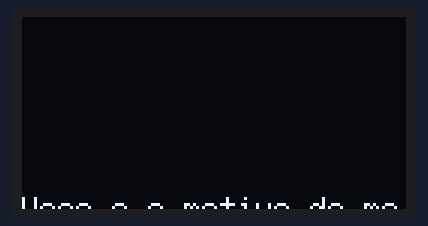
Simulated run of this sketch. Board: ESP32. Shown: 128×64 one-colour display.

Above: at 0.35 s.
At 1.14 s:
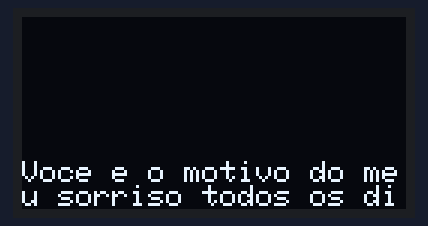
At 2.05 s:
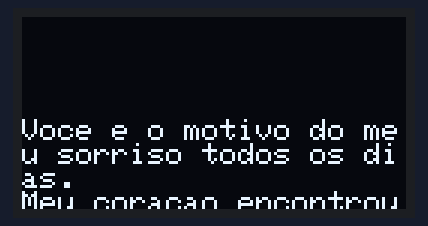
At 3.89 s:
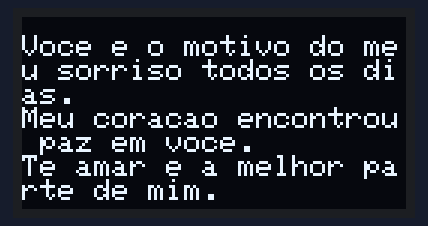
At 5.73 s:
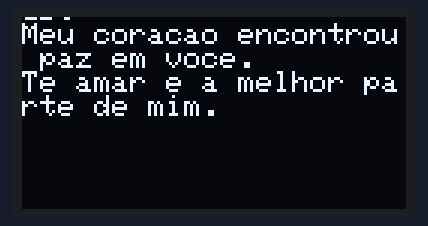
At 7.57 s:
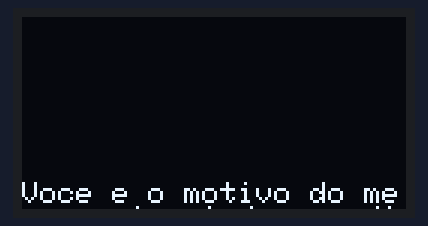

The sketch:

display_frase.ino
```cpp
#include <Wire.h>
#include <Adafruit_GFX.h>
#include <Adafruit_SSD1306.h>

// ================= DISPLAY =================
#define SCREEN_WIDTH 128
#define SCREEN_HEIGHT 64
#define OLED_RESET -1
#define OLED_ADDR 0x3C

#define SDA_PIN 21
#define SCL_PIN 22

Adafruit_SSD1306 display(SCREEN_WIDTH, SCREEN_HEIGHT, &Wire, OLED_RESET);

// ================= TEXTO APAIXONADO =================
const char* mensagem =
  "Voce e o motivo do meu sorriso todos os dias.\n"
  "Meu coracao encontrou paz em voce.\n"
  "Te amar e a melhor parte de mim.";   // <-- PONTO E VÍRGULA AQUI ✅

int yScroll = SCREEN_HEIGHT;

void setup() {
  Wire.begin(SDA_PIN, SCL_PIN);

  if (!display.begin(SSD1306_SWITCHCAPVCC, OLED_ADDR)) {
    while (true);
  }

  display.clearDisplay();
  display.display();
}

void loop() {
  display.clearDisplay();

  display.setTextSize(1);
  display.setTextColor(SSD1306_WHITE);
  display.setCursor(0, yScroll);

  display.print(mensagem);

  display.display();

  yScroll--;

  // Reinicia quando o texto sair da tela
  if (yScroll < -40) {
    yScroll = SCREEN_HEIGHT;
  }

  delay(40);
}
```

Measured:
- by itself, everything shown: repeats every 6.9 s, in 105 steps
